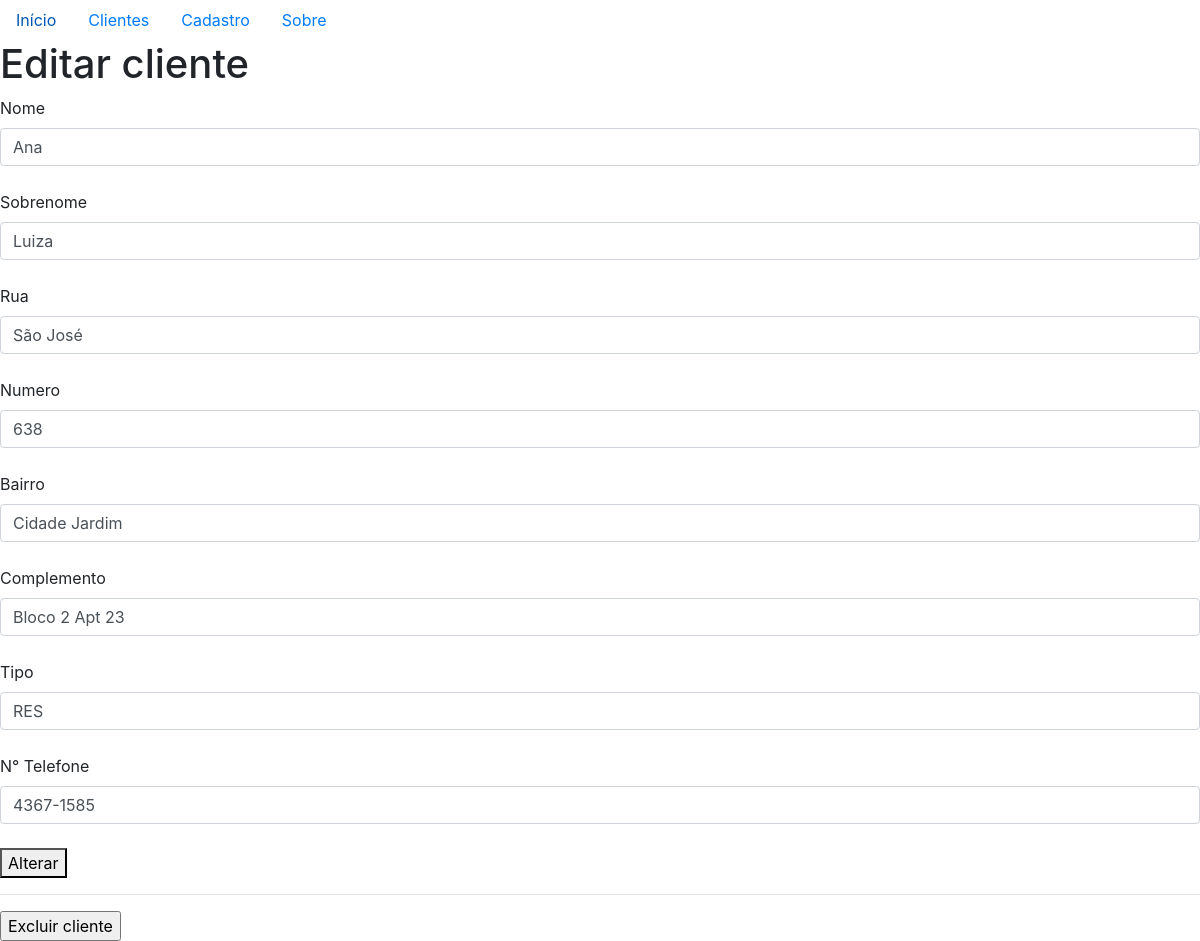
Screenshot of /1/editar/ with the database file from the repository.
### tables this page shows
CREATE TABLE cliente(
	id INTEGER PRIMARY KEY AUTOINCREMENT,
	nome TEXT(30) NOT NULL,
	sobrenome TEXT(30) NOT NULL
);

CREATE TABLE endereco(
	id INTEGER PRIMARY KEY AUTOINCREMENT,
	clienteid INT,
	rua TEXT(150) NOT NULL,
	numero TEXT(20),
	bairro TEXT(50) NOT NULL,
	complemento TEXT (150),
	CONSTRAINT fk_endereco_cliente FOREIGN KEY(clienteid) REFERENCES cliente(id)
);

CREATE TABLE telefone(
	id INTEGER PRIMARY KEY AUTOINCREMENT,
	tipo TEXT(3) NOT NULL,
	telnum TEXT(15) NOT NULL,
	clienteid INT,
	CHECK (TIPO IN ('RES','COM','CEL')),
	FOREIGN KEY(clienteid) REFERENCES cliente(id)
);

### app.py (the view, shortened to what this page needs)
@app.route('/<int:id>/editar/', methods=('GET', 'POST'))
def editar(id):
    cliente = get_cliente(id)
    endereco = get_endereco(id)
    telefone = get_telefone(id)
    return render_template('editar.html', cliente=cliente, endereco=endereco, telefone=telefone)

### app.py (called while the page is built)
def get_db_connection():
    conn = sqlite3.connect('database.db')
    conn.row_factory = sqlite3.Row
    return conn

def get_cliente(cliente_id):
    conn = get_db_connection()
    cliente = conn.execute('SELECT * FROM cliente WHERE id = ?',
                        (cliente_id,)).fetchone()
    conn.close()
    if cliente is None:
        abort(404)
    return cliente

def get_endereco(endereco_id):
    conn = get_db_connection()
    endereco = conn.execute('SELECT * FROM endereco WHERE id = ?',
                        (endereco_id,)).fetchone()
    conn.close()
    if endereco is None:
        abort(404)
    return endereco

def get_telefone(telefone_id):
    conn = get_db_connection()
    telefone = conn.execute('SELECT * FROM telefone WHERE id = ?',
                        (telefone_id,)).fetchone()
    conn.close()
    if telefone is None:
        abort(404)
    return telefone

### templates/editar.html
{% extends 'base.html' %}
{% block content %}
    <h1>{% block title %} Editar cliente {% endblock%}</h1>
    <form method="post">
        <label for="nome">Nome</label>
        <br>
        <input type="text" class = "form-control" name="nome"
               placeholder="Inserir nome"
               value="{{ request.form['nome'] or cliente['nome'] }}"></input>
        <br>
         <label for="sobrenome">Sobrenome</label>
        <br>
        <input type="text" class = "form-control" name="sobrenome"
               placeholder="Inserir sobrenome"
               value="{{ request.form['sobrenome'] or cliente['sobrenome'] }}"></input>
        <br>
        <label for="rua">Rua</label>
        <br>
        <input type="text" class = "form-control" name="rua"
               placeholder="Ex: rua dos bobos"
               value="{{ request.form['rua'] or endereco['rua'] }}"></input>
        <br>
         <label for="numero">Numero</label>
        <br>
        <input type="text" class = "form-control" name="numero"
               placeholder="Ex: 999"
               value="{{ request.form['numero'] or endereco['numero']  }}"></input>
        <br>
         <label for="bairro">Bairro</label>
        <br>
        <input type="text" class = "form-control" name="bairro"
               placeholder="Ex: Jardin Europa"
               value="{{ request.form['bairro'] or endereco ['bairro']  }}"></input>
        <br>
         <label for="Complemento">Complemento</label>
        <br>
        <input type="text" class = "form-control" name="complemento"
               placeholder="Ex: próximo a padaria"
               value="{{ request.form['complemento'] or endereco['complemento'] }}"></input>
        <br>
        <label for="tipo">Tipo</label>
        <br>
        <input type="text" class = "form-control" name="tipo"
               placeholder="RES, COM ou CEL"
               value="{{ request.form['tipo'] or telefone['tipo']  }}"></input>
        <br>
        <label for="telnum">N° Telefone</label>
        <br>
        <input type="text" class = "form-control" name="telnum"
               placeholder="xx xxxx-xxxx"
               value="{{ request.form['telnum'] or telefone['telnum']  }}"></input>
        <br>
        <button type="submit">Alterar</button>
  </form>
  <hr>
    <form action="{{ url_for('excluir', id=cliente['id']) }}" method="POST">
        <input type="submit" value="Excluir cliente"
                onclick="return confirm('Você tem certeza de que deseja excluir esse cliente?')">
    </form>
{% endblock %}

### rows the page displays
cliente: nome "Ana", sobrenome "Luiza"
endereco: rua "São José", numero "638", bairro "Cidade Jardim", complemento "Bloco 2 Apt 23"
telefone: tipo "RES", telnum "4367-1585"
